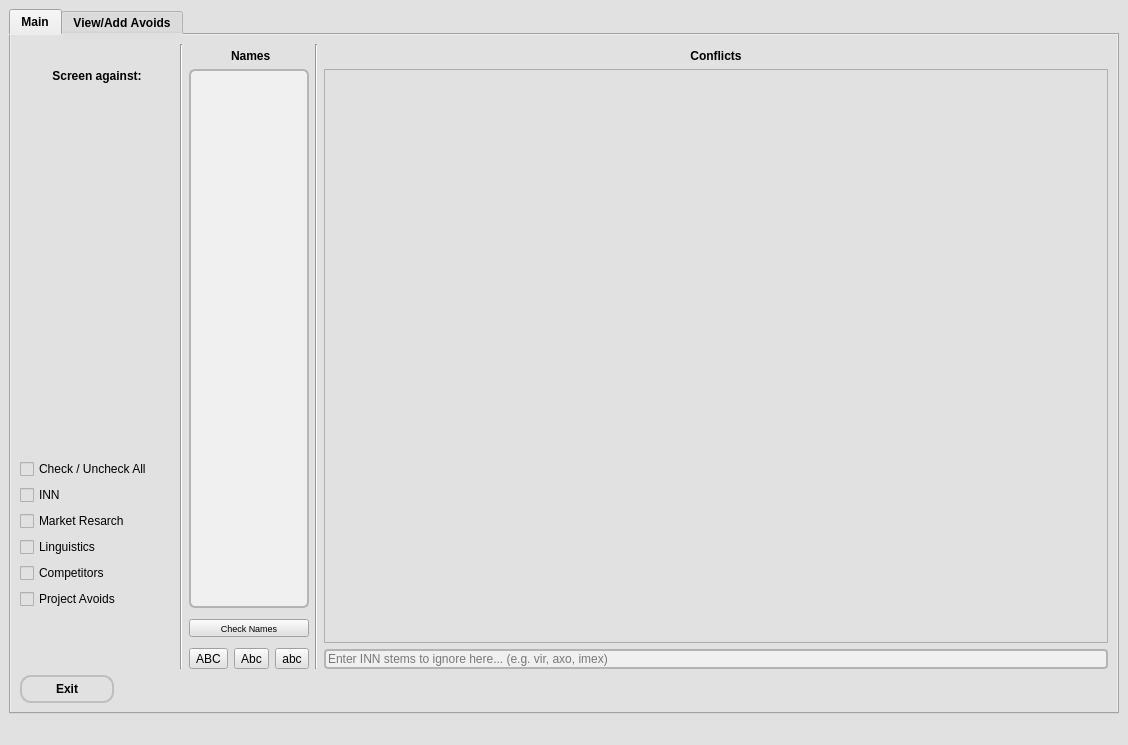
<?xml version="1.0" encoding="UTF-8"?>
<ui version="4.0">
 <class>NameEvaluator</class>
 <widget class="QMainWindow" name="NameEvaluator">
  <property name="geometry">
   <rect>
    <x>0</x>
    <y>0</y>
    <width>1128</width>
    <height>745</height>
   </rect>
  </property>
  <property name="font">
   <font>
    <pointsize>9</pointsize>
   </font>
  </property>
  <property name="windowTitle">
   <string>NameEvaluator</string>
  </property>
  <property name="windowIcon">
   <iconset>
    <normaloff>../../../NameChecker/src/archive/Projects/Old Projects/Name Checkers/genie/lamp.ico</normaloff>../../../NameChecker/src/archive/Projects/Old Projects/Name Checkers/genie/lamp.ico</iconset>
  </property>
  <property name="styleSheet">
   <string notr="true">QWidget{
background-color: rgb(225, 225, 225);
}
QCheckBox{
width:130%;
}
QTableWidget{
background-color: rgb(240, 240, 240);
border: 2px solid rgb(200, 200, 200);
}
QTableWidget:hover, QTableWidget:focus{
background-color:rgb(255,255,255);
}
QProgressBar{
background-color: rgb(215, 215, 215);;
color:white;
}
QProgressBar:bar {
background-color: grey;
width: 10px;
margin: 1px;
}
QRadioButton:hover{
color:rgb(100,100,100);
}
QTextEdit, QPlainTextEdit, QTextBrowser{
border: 2px solid rgb(180, 180, 180);
border-radius: 6px;
padding: 5px;
background-color: rgb(240, 240, 240);
}
QLineEdit{
border: 2px solid rgb(180, 180, 180);
border-radius: 4px;
background-color: rgb(240, 240, 240);
}
QLineEdit:hover, QLineEdit:focus, QTextEdit:hover, QTextEdit:focus, QPlainTextEdit:hover, QPlainTextEdit:focus{
background-color:rgb(255,255,255);
}
QLabel{
padding-top:5px;
color: black;
font: bold;
}
QPushButton {
color: black;
border: 2px solid rgb(190, 190, 190);
border-radius: 11px;
padding: 5px;
background: qradialgradient(cx: 0.2, cy: 1.3,
fx: 1.0, fy: 0.5,
radius: 1.35, stop: 0 rgb(228, 228, 228), stop: 1 rgb(208, 208, 208));
min-width: 80px;
font: bold;
}
QPushButton:pressed, QToolButton:pressed {
color:blue;
background: qradialgradient(cx: 0.4, cy: -0.1,
fx: 0.4, fy: -0.1,
radius: 1.35, stop: 0 #fff, stop: 1 rgb(245, 245, 245));
font:italic;
}
QPushButton:hover, QToolButton:hover{
color:rgb(100,100,100);
border: 2px solid rgb(200, 200, 200);
}
QScrollBar::horizontal {
max-height: 7px;
}
QScrollBar::vertical {
max-width: 7px;
}
QScrollBar::handle:vertical {
background-color:rgb(200, 200, 200);
max-width: 4px;
}
QScrollBar::handle:horizontal {
background-color:rgb(200, 200, 200);
max-height: 4px;
}</string>
  </property>
  <widget class="QWidget" name="MainWindow">
   <property name="styleSheet">
    <string notr="true">opacity: 0;</string>
   </property>
   <layout class="QGridLayout" name="gridLayout_2">
    <item row="0" column="0">
     <widget class="QTabWidget" name="MainTab">
      <property name="font">
       <font>
        <weight>75</weight>
        <bold>true</bold>
        <underline>false</underline>
        <kerning>false</kerning>
       </font>
      </property>
      <property name="mouseTracking">
       <bool>false</bool>
      </property>
      <property name="styleSheet">
       <string notr="true"/>
      </property>
      <property name="tabPosition">
       <enum>QTabWidget::North</enum>
      </property>
      <property name="currentIndex">
       <number>0</number>
      </property>
      <widget class="QWidget" name="main_tab">
       <property name="styleSheet">
        <string notr="true"/>
       </property>
       <attribute name="title">
        <string>Main</string>
       </attribute>
       <layout class="QGridLayout" name="gridLayout">
        <item row="0" column="0">
         <layout class="QHBoxLayout" name="horizontalLayout">
          <item>
           <layout class="QVBoxLayout" name="verticalLayout_2">
            <property name="topMargin">
             <number>0</number>
            </property>
            <item>
             <spacer name="horizontalSpacer_12">
              <property name="orientation">
               <enum>Qt::Horizontal</enum>
              </property>
              <property name="sizeType">
               <enum>QSizePolicy::Preferred</enum>
              </property>
              <property name="sizeHint" stdset="0">
               <size>
                <width>40</width>
                <height>20</height>
               </size>
              </property>
             </spacer>
            </item>
            <item alignment="Qt::AlignTop">
             <widget class="QLabel" name="name_rationale_label_3">
              <property name="sizePolicy">
               <sizepolicy hsizetype="Preferred" vsizetype="Fixed">
                <horstretch>0</horstretch>
                <verstretch>0</verstretch>
               </sizepolicy>
              </property>
              <property name="minimumSize">
               <size>
                <width>0</width>
                <height>0</height>
               </size>
              </property>
              <property name="font">
               <font>
                <weight>75</weight>
                <italic>false</italic>
                <bold>true</bold>
               </font>
              </property>
              <property name="statusTip">
               <string>Choose what you would like to screen against</string>
              </property>
              <property name="text">
               <string>Screen against:</string>
              </property>
              <property name="alignment">
               <set>Qt::AlignCenter</set>
              </property>
             </widget>
            </item>
            <item>
             <layout class="QHBoxLayout" name="horizontalLayout_13">
              <item>
               <widget class="QCheckBox" name="checkbox_all">
                <property name="toolTip">
                 <string/>
                </property>
                <property name="statusTip">
                 <string>Check or uncheck all options [Ctrl+Shift+A]</string>
                </property>
                <property name="text">
                 <string>Check / Uncheck All</string>
                </property>
               </widget>
              </item>
             </layout>
            </item>
            <item>
             <layout class="QHBoxLayout" name="horizontalLayout_4">
              <item>
               <widget class="QCheckBox" name="checkbox_inn">
                <property name="enabled">
                 <bool>true</bool>
                </property>
                <property name="sizePolicy">
                 <sizepolicy hsizetype="Preferred" vsizetype="Fixed">
                  <horstretch>0</horstretch>
                  <verstretch>0</verstretch>
                 </sizepolicy>
                </property>
                <property name="maximumSize">
                 <size>
                  <width>16777215</width>
                  <height>16777215</height>
                 </size>
                </property>
                <property name="toolTip">
                 <string/>
                </property>
                <property name="statusTip">
                 <string>Check against INN avoids</string>
                </property>
                <property name="text">
                 <string>INN</string>
                </property>
                <attribute name="buttonGroup">
                 <string notr="true">checkboxGroup</string>
                </attribute>
               </widget>
              </item>
             </layout>
            </item>
            <item>
             <layout class="QHBoxLayout" name="horizontalLayout_3">
              <item>
               <widget class="QCheckBox" name="checkbox_market_research">
                <property name="sizePolicy">
                 <sizepolicy hsizetype="Preferred" vsizetype="Fixed">
                  <horstretch>0</horstretch>
                  <verstretch>0</verstretch>
                 </sizepolicy>
                </property>
                <property name="maximumSize">
                 <size>
                  <width>16777215</width>
                  <height>16777215</height>
                 </size>
                </property>
                <property name="toolTip">
                 <string/>
                </property>
                <property name="statusTip">
                 <string>Check against market research avoids</string>
                </property>
                <property name="text">
                 <string>Market Resarch</string>
                </property>
                <attribute name="buttonGroup">
                 <string notr="true">checkboxGroup</string>
                </attribute>
               </widget>
              </item>
             </layout>
            </item>
            <item>
             <layout class="QHBoxLayout" name="horizontalLayout_2">
              <item>
               <widget class="QCheckBox" name="checkbox_linguistic">
                <property name="sizePolicy">
                 <sizepolicy hsizetype="Preferred" vsizetype="Fixed">
                  <horstretch>0</horstretch>
                  <verstretch>0</verstretch>
                 </sizepolicy>
                </property>
                <property name="maximumSize">
                 <size>
                  <width>16777215</width>
                  <height>16777215</height>
                 </size>
                </property>
                <property name="toolTip">
                 <string/>
                </property>
                <property name="statusTip">
                 <string>Check against project specific avoids</string>
                </property>
                <property name="styleSheet">
                 <string notr="true"/>
                </property>
                <property name="text">
                 <string>Linguistics</string>
                </property>
                <attribute name="buttonGroup">
                 <string notr="true">checkboxGroup</string>
                </attribute>
               </widget>
              </item>
             </layout>
            </item>
            <item>
             <layout class="QHBoxLayout" name="horizontalLayout_5">
              <item>
               <widget class="QCheckBox" name="checkbox_competitor">
                <property name="sizePolicy">
                 <sizepolicy hsizetype="Preferred" vsizetype="Fixed">
                  <horstretch>0</horstretch>
                  <verstretch>0</verstretch>
                 </sizepolicy>
                </property>
                <property name="maximumSize">
                 <size>
                  <width>16777215</width>
                  <height>16777215</height>
                 </size>
                </property>
                <property name="toolTip">
                 <string/>
                </property>
                <property name="statusTip">
                 <string>Check against competitor names</string>
                </property>
                <property name="styleSheet">
                 <string notr="true"/>
                </property>
                <property name="text">
                 <string>Competitors</string>
                </property>
                <attribute name="buttonGroup">
                 <string notr="true">checkboxGroup</string>
                </attribute>
               </widget>
              </item>
             </layout>
            </item>
            <item>
             <layout class="QHBoxLayout" name="horizontalLayout_7">
              <item>
               <widget class="QCheckBox" name="checkbox_project">
                <property name="sizePolicy">
                 <sizepolicy hsizetype="Preferred" vsizetype="Fixed">
                  <horstretch>0</horstretch>
                  <verstretch>0</verstretch>
                 </sizepolicy>
                </property>
                <property name="maximumSize">
                 <size>
                  <width>16777215</width>
                  <height>16777215</height>
                 </size>
                </property>
                <property name="toolTip">
                 <string/>
                </property>
                <property name="statusTip">
                 <string>Check against project avoids</string>
                </property>
                <property name="styleSheet">
                 <string notr="true"/>
                </property>
                <property name="text">
                 <string>Project Avoids</string>
                </property>
                <attribute name="buttonGroup">
                 <string notr="true">checkboxGroup</string>
                </attribute>
               </widget>
              </item>
             </layout>
            </item>
            <item>
             <spacer name="horizontalSpacer_7">
              <property name="orientation">
               <enum>Qt::Horizontal</enum>
              </property>
              <property name="sizeType">
               <enum>QSizePolicy::Preferred</enum>
              </property>
              <property name="sizeHint" stdset="0">
               <size>
                <width>40</width>
                <height>20</height>
               </size>
              </property>
             </spacer>
            </item>
            <item>
             <spacer name="horizontalSpacer_10">
              <property name="orientation">
               <enum>Qt::Horizontal</enum>
              </property>
              <property name="sizeType">
               <enum>QSizePolicy::Preferred</enum>
              </property>
              <property name="sizeHint" stdset="0">
               <size>
                <width>40</width>
                <height>20</height>
               </size>
              </property>
             </spacer>
            </item>
            <item>
             <spacer name="horizontalSpacer_9">
              <property name="orientation">
               <enum>Qt::Horizontal</enum>
              </property>
              <property name="sizeType">
               <enum>QSizePolicy::Preferred</enum>
              </property>
              <property name="sizeHint" stdset="0">
               <size>
                <width>40</width>
                <height>20</height>
               </size>
              </property>
             </spacer>
            </item>
            <item>
             <layout class="QHBoxLayout" name="horizontalLayout_10"/>
            </item>
           </layout>
          </item>
          <item>
           <widget class="Line" name="line_9">
            <property name="orientation">
             <enum>Qt::Vertical</enum>
            </property>
           </widget>
          </item>
          <item>
           <layout class="QVBoxLayout" name="verticalLayout_3">
            <property name="spacing">
             <number>6</number>
            </property>
            <property name="sizeConstraint">
             <enum>QLayout::SetDefaultConstraint</enum>
            </property>
            <item>
             <widget class="QLabel" name="name_rationale_label_2">
              <property name="sizePolicy">
               <sizepolicy hsizetype="Preferred" vsizetype="Fixed">
                <horstretch>0</horstretch>
                <verstretch>0</verstretch>
               </sizepolicy>
              </property>
              <property name="minimumSize">
               <size>
                <width>0</width>
                <height>0</height>
               </size>
              </property>
              <property name="font">
               <font>
                <weight>75</weight>
                <italic>false</italic>
                <bold>true</bold>
               </font>
              </property>
              <property name="statusTip">
               <string>Your Names without rationale and/or notes</string>
              </property>
              <property name="text">
               <string> Names</string>
              </property>
              <property name="alignment">
               <set>Qt::AlignCenter</set>
              </property>
             </widget>
            </item>
            <item>
             <widget class="QPlainTextEdit" name="text_names">
              <property name="sizePolicy">
               <sizepolicy hsizetype="Preferred" vsizetype="Expanding">
                <horstretch>0</horstretch>
                <verstretch>0</verstretch>
               </sizepolicy>
              </property>
              <property name="maximumSize">
               <size>
                <width>120</width>
                <height>16777215</height>
               </size>
              </property>
              <property name="font">
               <font>
                <pointsize>9</pointsize>
               </font>
              </property>
              <property name="statusTip">
               <string>Enter all names to be checked against here</string>
              </property>
              <property name="lineWrapMode">
               <enum>QPlainTextEdit::NoWrap</enum>
              </property>
             </widget>
            </item>
            <item>
             <layout class="QHBoxLayout" name="horizontalLayout_19">
              <property name="topMargin">
               <number>5</number>
              </property>
              <property name="bottomMargin">
               <number>5</number>
              </property>
              <item>
               <widget class="QToolButton" name="btn_check_names">
                <property name="sizePolicy">
                 <sizepolicy hsizetype="Preferred" vsizetype="Fixed">
                  <horstretch>0</horstretch>
                  <verstretch>0</verstretch>
                 </sizepolicy>
                </property>
                <property name="font">
                 <font>
                  <pointsize>7</pointsize>
                 </font>
                </property>
                <property name="statusTip">
                 <string>Commit and run names against all selected avoids</string>
                </property>
                <property name="text">
                 <string>Check Names</string>
                </property>
               </widget>
              </item>
             </layout>
            </item>
            <item>
             <layout class="QHBoxLayout" name="horizontalLayout_6">
              <item>
               <widget class="QToolButton" name="btn_upper_case">
                <property name="toolTip">
                 <string/>
                </property>
                <property name="statusTip">
                 <string>Set all names to uppercase</string>
                </property>
                <property name="text">
                 <string>ABC</string>
                </property>
               </widget>
              </item>
              <item>
               <widget class="QToolButton" name="btn_title_case">
                <property name="toolTip">
                 <string/>
                </property>
                <property name="statusTip">
                 <string>Set all names to title case</string>
                </property>
                <property name="text">
                 <string>Abc</string>
                </property>
               </widget>
              </item>
              <item>
               <widget class="QToolButton" name="btn_lower_case">
                <property name="toolTip">
                 <string/>
                </property>
                <property name="statusTip">
                 <string>Set all names to lowercase</string>
                </property>
                <property name="text">
                 <string>abc</string>
                </property>
               </widget>
              </item>
             </layout>
            </item>
           </layout>
          </item>
          <item>
           <widget class="Line" name="line_4">
            <property name="orientation">
             <enum>Qt::Vertical</enum>
            </property>
           </widget>
          </item>
          <item>
           <layout class="QVBoxLayout" name="verticalLayout_7">
            <item>
             <widget class="QLabel" name="name_conflict_label">
              <property name="enabled">
               <bool>true</bool>
              </property>
              <property name="sizePolicy">
               <sizepolicy hsizetype="Preferred" vsizetype="Fixed">
                <horstretch>0</horstretch>
                <verstretch>0</verstretch>
               </sizepolicy>
              </property>
              <property name="font">
               <font>
                <weight>75</weight>
                <italic>false</italic>
                <bold>true</bold>
               </font>
              </property>
              <property name="text">
               <string>Conflicts</string>
              </property>
              <property name="alignment">
               <set>Qt::AlignCenter</set>
              </property>
             </widget>
            </item>
            <item>
             <widget class="QTableView" name="qtable_results">
              <property name="statusTip">
               <string>Results of avoid checks here</string>
              </property>
              <property name="editTriggers">
               <set>QAbstractItemView::NoEditTriggers</set>
              </property>
             </widget>
            </item>
            <item>
             <widget class="QLineEdit" name="lineedit_ignore">
              <property name="sizePolicy">
               <sizepolicy hsizetype="MinimumExpanding" vsizetype="Fixed">
                <horstretch>0</horstretch>
                <verstretch>0</verstretch>
               </sizepolicy>
              </property>
              <property name="statusTip">
               <string>Enter a INN stems to be ignored (e.g vir, axo, imex)</string>
              </property>
              <property name="placeholderText">
               <string>Enter INN stems to ignore here... (e.g. vir, axo, imex)</string>
              </property>
             </widget>
            </item>
           </layout>
          </item>
         </layout>
        </item>
        <item row="2" column="0">
         <layout class="QHBoxLayout" name="horizontalLayout_21">
          <item>
           <widget class="QPushButton" name="btn_exit">
            <property name="sizePolicy">
             <sizepolicy hsizetype="Preferred" vsizetype="Fixed">
              <horstretch>0</horstretch>
              <verstretch>0</verstretch>
             </sizepolicy>
            </property>
            <property name="minimumSize">
             <size>
              <width>94</width>
              <height>0</height>
             </size>
            </property>
            <property name="maximumSize">
             <size>
              <width>16777215</width>
              <height>28</height>
             </size>
            </property>
            <property name="font">
             <font>
              <weight>75</weight>
              <italic>false</italic>
              <bold>true</bold>
             </font>
            </property>
            <property name="statusTip">
             <string>Exit Name Checker</string>
            </property>
            <property name="styleSheet">
             <string notr="true">:hover{
color:red;
}</string>
            </property>
            <property name="text">
             <string>      Exit      </string>
            </property>
           </widget>
          </item>
          <item>
           <spacer name="horizontalSpacer_11">
            <property name="orientation">
             <enum>Qt::Horizontal</enum>
            </property>
            <property name="sizeHint" stdset="0">
             <size>
              <width>40</width>
              <height>20</height>
             </size>
            </property>
           </spacer>
          </item>
         </layout>
        </item>
       </layout>
      </widget>
      <widget class="QWidget" name="avoids_tab">
       <attribute name="title">
        <string>View/Add Avoids</string>
       </attribute>
       <layout class="QGridLayout" name="gridLayout_3">
        <item row="0" column="0">
         <layout class="QGridLayout" name="gridLayout_5">
          <item row="1" column="4">
           <spacer name="verticalSpacer_4">
            <property name="orientation">
             <enum>Qt::Vertical</enum>
            </property>
            <property name="sizeHint" stdset="0">
             <size>
              <width>20</width>
              <height>40</height>
             </size>
            </property>
           </spacer>
          </item>
          <item row="1" column="5">
           <spacer name="verticalSpacer_3">
            <property name="orientation">
             <enum>Qt::Vertical</enum>
            </property>
            <property name="sizeHint" stdset="0">
             <size>
              <width>20</width>
              <height>40</height>
             </size>
            </property>
           </spacer>
          </item>
          <item row="1" column="6">
           <layout class="QGridLayout" name="gridLayout_6">
            <property name="sizeConstraint">
             <enum>QLayout::SetDefaultConstraint</enum>
            </property>
            <item row="1" column="3">
             <widget class="QTableView" name="qtable_avoids">
              <property name="editTriggers">
               <set>QAbstractItemView::NoEditTriggers</set>
              </property>
              <property name="sortingEnabled">
               <bool>true</bool>
              </property>
              <property name="wordWrap">
               <bool>false</bool>
              </property>
             </widget>
            </item>
            <item row="4" column="3">
             <layout class="QGridLayout" name="gridLayout_7">
              <item row="0" column="0" alignment="Qt::AlignHCenter">
               <widget class="QPushButton" name="btn_reload_avoids">
                <property name="text">
                 <string>Reload Avoids</string>
                </property>
               </widget>
              </item>
             </layout>
            </item>
            <item row="3" column="3">
             <layout class="QHBoxLayout" name="horizontalLayout_11">
              <item>
               <widget class="QToolButton" name="btn_filter_avoids">
                <property name="sizePolicy">
                 <sizepolicy hsizetype="MinimumExpanding" vsizetype="Fixed">
                  <horstretch>0</horstretch>
                  <verstretch>0</verstretch>
                 </sizepolicy>
                </property>
                <property name="minimumSize">
                 <size>
                  <width>25</width>
                  <height>0</height>
                 </size>
                </property>
                <property name="maximumSize">
                 <size>
                  <width>75</width>
                  <height>16777215</height>
                 </size>
                </property>
                <property name="text">
                 <string>Search</string>
                </property>
               </widget>
              </item>
              <item>
               <widget class="QLineEdit" name="lineedit_filter_avoids">
                <property name="inputMask">
                 <string/>
                </property>
                <property name="text">
                 <string/>
                </property>
                <property name="placeholderText">
                 <string>Filter avoids</string>
                </property>
               </widget>
              </item>
              <item>
               <widget class="QToolButton" name="btn_clear_avoid_filter">
                <property name="sizePolicy">
                 <sizepolicy hsizetype="MinimumExpanding" vsizetype="Fixed">
                  <horstretch>0</horstretch>
                  <verstretch>0</verstretch>
                 </sizepolicy>
                </property>
                <property name="minimumSize">
                 <size>
                  <width>25</width>
                  <height>0</height>
                 </size>
                </property>
                <property name="maximumSize">
                 <size>
                  <width>75</width>
                  <height>16777215</height>
                 </size>
                </property>
                <property name="text">
                 <string>Clear Filter</string>
                </property>
               </widget>
              </item>
             </layout>
            </item>
            <item row="0" column="3">
             <layout class="QHBoxLayout" name="horizontalLayout_12">
              <item alignment="Qt::AlignHCenter">
               <widget class="QLabel" name="label_all_avoids">
                <property name="text">
                 <string>All Avoids</string>
                </property>
               </widget>
              </item>
             </layout>
            </item>
           </layout>
          </item>
          <item row="1" column="1">
           <spacer name="verticalSpacer">
            <property name="orientation">
             <enum>Qt::Vertical</enum>
            </property>
            <property name="sizeHint" stdset="0">
             <size>
              <width>20</width>
              <height>40</height>
             </size>
            </property>
           </spacer>
          </item>
          <item row="1" column="0">
           <layout class="QGridLayout" name="gridLayout_4">
            <property name="sizeConstraint">
             <enum>QLayout::SetNoConstraint</enum>
            </property>
            <item row="2" column="0">
             <layout class="QHBoxLayout" name="horizontalLayout_8">
              <item>
               <widget class="QLabel" name="label_project_avoids">
                <property name="text">
                 <string>Project Avoids to Add</string>
                </property>
                <property name="alignment">
                 <set>Qt::AlignCenter</set>
                </property>
               </widget>
              </item>
              <item>
               <widget class="QLabel" name="label_competitor">
                <property name="text">
                 <string>Competitor to Add</string>
                </property>
                <property name="alignment">
                 <set>Qt::AlignCenter</set>
                </property>
               </widget>
              </item>
             </layout>
            </item>
            <item row="5" column="0">
             <layout class="QGridLayout" name="gridLayout_8">
              <item row="0" column="0" alignment="Qt::AlignHCenter|Qt::AlignVCenter">
               <widget class="QPushButton" name="btn_save_avoids">
                <property name="maximumSize">
                 <size>
                  <width>300</width>
                  <height>16777215</height>
                 </size>
                </property>
                <property name="text">
                 <string>Save Avoids</string>
                </property>
               </widget>
              </item>
             </layout>
            </item>
            <item row="3" column="0">
             <layout class="QHBoxLayout" name="horizontalLayout_9">
              <item>
               <widget class="QPlainTextEdit" name="text_project_avoids">
                <property name="maximumSize">
                 <size>
                  <width>300</width>
                  <height>16777215</height>
                 </size>
                </property>
               </widget>
              </item>
              <item>
               <widget class="QPlainTextEdit" name="text_competitor"/>
              </item>
             </layout>
            </item>
           </layout>
          </item>
          <item row="1" column="2">
           <spacer name="verticalSpacer_2">
            <property name="orientation">
             <enum>Qt::Vertical</enum>
            </property>
            <property name="sizeHint" stdset="0">
             <size>
              <width>20</width>
              <height>40</height>
             </size>
            </property>
           </spacer>
          </item>
          <item row="1" column="3">
           <widget class="Line" name="line">
            <property name="orientation">
             <enum>Qt::Vertical</enum>
            </property>
           </widget>
          </item>
         </layout>
        </item>
       </layout>
      </widget>
     </widget>
    </item>
   </layout>
  </widget>
  <widget class="QStatusBar" name="statusbar"/>
  <action name="actionExit">
   <property name="text">
    <string>Leave</string>
   </property>
   <property name="shortcut">
    <string/>
   </property>
  </action>
  <action name="actionView_pharma_avoids">
   <property name="text">
    <string>View Pharma Avoids</string>
   </property>
   <property name="statusTip">
    <string>View Pharma Avoids</string>
   </property>
  </action>
  <action name="actionView_inn_avoids">
   <property name="text">
    <string>View INN Avoids</string>
   </property>
  </action>
  <action name="actionProject_avoids">
   <property name="text">
    <string>Project Avoids</string>
   </property>
  </action>
  <action name="actionInternal_names">
   <property name="text">
    <string>Internal Names</string>
   </property>
  </action>
  <action name="actionPresented_names">
   <property name="text">
    <string>Presented Names</string>
   </property>
  </action>
  <action name="actionCompetitor_names">
   <property name="text">
    <string>Competitor Names</string>
   </property>
  </action>
  <action name="actionOptions">
   <property name="text">
    <string>Options</string>
   </property>
   <property name="statusTip">
    <string>View Options</string>
   </property>
  </action>
  <action name="actionTool_1">
   <property name="text">
    <string>Tool 1</string>
   </property>
  </action>
  <action name="actionTool_style">
   <property name="text">
    <string>Tool 2</string>
   </property>
  </action>
  <action name="actionTool_3">
   <property name="text">
    <string>Tool 3</string>
   </property>
  </action>
  <action name="actionTool_4">
   <property name="text">
    <string>Tool 4</string>
   </property>
  </action>
  <action name="actionTool_5">
   <property name="text">
    <string>Tool 5</string>
   </property>
  </action>
  <action name="actionSave_names">
   <property name="text">
    <string>Commit Names</string>
   </property>
  </action>
  <action name="actionSort_names">
   <property name="text">
    <string>Sort Names (A-Z)</string>
   </property>
  </action>
  <action name="actionFind_conflicts">
   <property name="text">
    <string>Find Conflicts</string>
   </property>
  </action>
  <action name="actionClear_avoids">
   <property name="text">
    <string>Clear All Avoids</string>
   </property>
  </action>
  <action name="actionView_stripped_names">
   <property name="text">
    <string>View names without rationale</string>
   </property>
  </action>
  <action name="actionINN_avoids_password_required">
   <property name="text">
    <string>INN avoids (password req.)</string>
   </property>
  </action>
  <action name="actionPharma_Avoids_password_req">
   <property name="text">
    <string>Pharma Avoids (password req.)</string>
   </property>
  </action>
  <action name="actionINN_avoids">
   <property name="text">
    <string>INN Avoids</string>
   </property>
  </action>
  <action name="actionPharma_avoids">
   <property name="text">
    <string>Pharma Avoids</string>
   </property>
  </action>
  <action name="actionAdd_avoids">
   <property name="text">
    <string>Add Avoids</string>
   </property>
  </action>
 </widget>
 <resources/>
 <connections/>
 <buttongroups>
  <buttongroup name="checkboxGroup">
   <property name="exclusive">
    <bool>false</bool>
   </property>
  </buttongroup>
 </buttongroups>
</ui>
